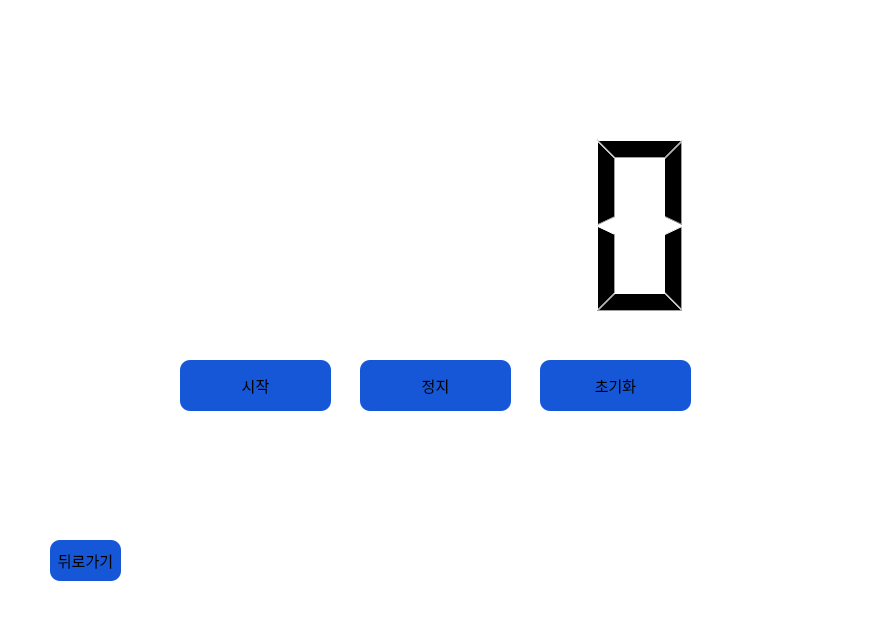
<?xml version="1.0" encoding="UTF-8"?>
<ui version="4.0">
 <class>Form</class>
 <widget class="QWidget" name="Form">
  <property name="geometry">
   <rect>
    <x>0</x>
    <y>0</y>
    <width>893</width>
    <height>622</height>
   </rect>
  </property>
  <property name="palette">
   <palette>
    <active>
     <colorrole role="Button">
      <brush brushstyle="SolidPattern">
       <color alpha="255">
        <red>255</red>
        <green>255</green>
        <blue>255</blue>
       </color>
      </brush>
     </colorrole>
     <colorrole role="Light">
      <brush brushstyle="SolidPattern">
       <color alpha="255">
        <red>255</red>
        <green>255</green>
        <blue>255</blue>
       </color>
      </brush>
     </colorrole>
     <colorrole role="Base">
      <brush brushstyle="SolidPattern">
       <color alpha="255">
        <red>255</red>
        <green>255</green>
        <blue>255</blue>
       </color>
      </brush>
     </colorrole>
     <colorrole role="Window">
      <brush brushstyle="SolidPattern">
       <color alpha="255">
        <red>255</red>
        <green>255</green>
        <blue>255</blue>
       </color>
      </brush>
     </colorrole>
     <colorrole role="NoRole">
      <brush brushstyle="SolidPattern">
       <color alpha="255">
        <red>170</red>
        <green>255</green>
        <blue>255</blue>
       </color>
      </brush>
     </colorrole>
    </active>
    <inactive>
     <colorrole role="Button">
      <brush brushstyle="SolidPattern">
       <color alpha="255">
        <red>255</red>
        <green>255</green>
        <blue>255</blue>
       </color>
      </brush>
     </colorrole>
     <colorrole role="Light">
      <brush brushstyle="SolidPattern">
       <color alpha="255">
        <red>255</red>
        <green>255</green>
        <blue>255</blue>
       </color>
      </brush>
     </colorrole>
     <colorrole role="Base">
      <brush brushstyle="SolidPattern">
       <color alpha="255">
        <red>255</red>
        <green>255</green>
        <blue>255</blue>
       </color>
      </brush>
     </colorrole>
     <colorrole role="Window">
      <brush brushstyle="SolidPattern">
       <color alpha="255">
        <red>255</red>
        <green>255</green>
        <blue>255</blue>
       </color>
      </brush>
     </colorrole>
     <colorrole role="NoRole">
      <brush brushstyle="SolidPattern">
       <color alpha="255">
        <red>170</red>
        <green>255</green>
        <blue>255</blue>
       </color>
      </brush>
     </colorrole>
    </inactive>
    <disabled>
     <colorrole role="Button">
      <brush brushstyle="SolidPattern">
       <color alpha="255">
        <red>255</red>
        <green>255</green>
        <blue>255</blue>
       </color>
      </brush>
     </colorrole>
     <colorrole role="Light">
      <brush brushstyle="SolidPattern">
       <color alpha="255">
        <red>255</red>
        <green>255</green>
        <blue>255</blue>
       </color>
      </brush>
     </colorrole>
     <colorrole role="Base">
      <brush brushstyle="SolidPattern">
       <color alpha="255">
        <red>255</red>
        <green>255</green>
        <blue>255</blue>
       </color>
      </brush>
     </colorrole>
     <colorrole role="Window">
      <brush brushstyle="SolidPattern">
       <color alpha="255">
        <red>255</red>
        <green>255</green>
        <blue>255</blue>
       </color>
      </brush>
     </colorrole>
     <colorrole role="NoRole">
      <brush brushstyle="SolidPattern">
       <color alpha="255">
        <red>170</red>
        <green>255</green>
        <blue>255</blue>
       </color>
      </brush>
     </colorrole>
    </disabled>
   </palette>
  </property>
  <property name="windowTitle">
   <string>Form</string>
  </property>
  <widget class="QPushButton" name="PauseButton">
   <property name="geometry">
    <rect>
     <x>360</x>
     <y>360</y>
     <width>151</width>
     <height>51</height>
    </rect>
   </property>
   <property name="palette">
    <palette>
     <active>
      <colorrole role="Button">
       <brush brushstyle="SolidPattern">
        <color alpha="255">
         <red>22</red>
         <green>87</green>
         <blue>216</blue>
        </color>
       </brush>
      </colorrole>
      <colorrole role="Base">
       <brush brushstyle="SolidPattern">
        <color alpha="255">
         <red>22</red>
         <green>87</green>
         <blue>216</blue>
        </color>
       </brush>
      </colorrole>
      <colorrole role="Window">
       <brush brushstyle="SolidPattern">
        <color alpha="255">
         <red>22</red>
         <green>87</green>
         <blue>216</blue>
        </color>
       </brush>
      </colorrole>
     </active>
     <inactive>
      <colorrole role="Button">
       <brush brushstyle="SolidPattern">
        <color alpha="255">
         <red>22</red>
         <green>87</green>
         <blue>216</blue>
        </color>
       </brush>
      </colorrole>
      <colorrole role="Base">
       <brush brushstyle="SolidPattern">
        <color alpha="255">
         <red>22</red>
         <green>87</green>
         <blue>216</blue>
        </color>
       </brush>
      </colorrole>
      <colorrole role="Window">
       <brush brushstyle="SolidPattern">
        <color alpha="255">
         <red>22</red>
         <green>87</green>
         <blue>216</blue>
        </color>
       </brush>
      </colorrole>
     </inactive>
     <disabled>
      <colorrole role="Button">
       <brush brushstyle="SolidPattern">
        <color alpha="255">
         <red>22</red>
         <green>87</green>
         <blue>216</blue>
        </color>
       </brush>
      </colorrole>
      <colorrole role="Base">
       <brush brushstyle="SolidPattern">
        <color alpha="255">
         <red>22</red>
         <green>87</green>
         <blue>216</blue>
        </color>
       </brush>
      </colorrole>
      <colorrole role="Window">
       <brush brushstyle="SolidPattern">
        <color alpha="255">
         <red>22</red>
         <green>87</green>
         <blue>216</blue>
        </color>
       </brush>
      </colorrole>
     </disabled>
    </palette>
   </property>
   <property name="font">
    <font>
     <pointsize>-1</pointsize>
    </font>
   </property>
   <property name="focusPolicy">
    <enum>Qt::StrongFocus</enum>
   </property>
   <property name="styleSheet">
    <string notr="true">QPushButton{
background-color:rgb(22, 87, 216);
border-radius:10px;
font-size:15px;
}</string>
   </property>
   <property name="text">
    <string>정지</string>
   </property>
  </widget>
  <widget class="QToolButton" name="BackButton">
   <property name="geometry">
    <rect>
     <x>50</x>
     <y>540</y>
     <width>71</width>
     <height>41</height>
    </rect>
   </property>
   <property name="font">
    <font>
     <pointsize>-1</pointsize>
    </font>
   </property>
   <property name="styleSheet">
    <string notr="true">QToolButton{
background-color:rgb(22, 87, 216);
border-radius:10px;
font-size:15px;
}</string>
   </property>
   <property name="text">
    <string>뒤로가기</string>
   </property>
  </widget>
  <widget class="QLCDNumber" name="lcdNumber">
   <property name="geometry">
    <rect>
     <x>170</x>
     <y>120</y>
     <width>531</width>
     <height>211</height>
    </rect>
   </property>
   <property name="styleSheet">
    <string notr="true">QLCDNumber{
background-color:#FFFFFF;
border-radius:10px;
}</string>
   </property>
   <property name="frameShape">
    <enum>QFrame::WinPanel</enum>
   </property>
   <property name="digitCount">
    <number>5</number>
   </property>
  </widget>
  <widget class="QPushButton" name="StartButton">
   <property name="geometry">
    <rect>
     <x>180</x>
     <y>360</y>
     <width>151</width>
     <height>51</height>
    </rect>
   </property>
   <property name="font">
    <font>
     <pointsize>-1</pointsize>
    </font>
   </property>
   <property name="styleSheet">
    <string notr="true">QPushButton{
background-color:rgb(22, 87, 216);
border-radius:10px;
font-size:15px;
}</string>
   </property>
   <property name="text">
    <string>시작</string>
   </property>
  </widget>
  <widget class="QPushButton" name="ResetButton">
   <property name="geometry">
    <rect>
     <x>540</x>
     <y>360</y>
     <width>151</width>
     <height>51</height>
    </rect>
   </property>
   <property name="font">
    <font>
     <pointsize>-1</pointsize>
    </font>
   </property>
   <property name="styleSheet">
    <string notr="true">QPushButton{
background-color:rgb(22, 87, 216);
border-radius:10px;
font-size:15px;
}</string>
   </property>
   <property name="text">
    <string>초기화</string>
   </property>
  </widget>
  <widget class="QLabel" name="label">
   <property name="geometry">
    <rect>
     <x>-5</x>
     <y>1</y>
     <width>901</width>
     <height>621</height>
    </rect>
   </property>
   <property name="text">
    <string/>
   </property>
   <property name="pixmap">
    <pixmap resource="Timerbackground.qrc">:/background/assets/Background.png</pixmap>
   </property>
  </widget>
  <widget class="QLabel" name="label_2">
   <property name="geometry">
    <rect>
     <x>170</x>
     <y>360</y>
     <width>171</width>
     <height>51</height>
    </rect>
   </property>
   <property name="text">
    <string/>
   </property>
   <property name="pixmap">
    <pixmap resource="TimerButton.qrc">:/button/assets/TimerStart.png</pixmap>
   </property>
  </widget>
  <widget class="QLabel" name="label_3">
   <property name="geometry">
    <rect>
     <x>350</x>
     <y>360</y>
     <width>171</width>
     <height>51</height>
    </rect>
   </property>
   <property name="text">
    <string/>
   </property>
   <property name="pixmap">
    <pixmap resource="TimerButton.qrc">:/button/assets/TimerStop.png</pixmap>
   </property>
  </widget>
  <widget class="QLabel" name="label_4">
   <property name="geometry">
    <rect>
     <x>530</x>
     <y>360</y>
     <width>171</width>
     <height>51</height>
    </rect>
   </property>
   <property name="text">
    <string/>
   </property>
   <property name="pixmap">
    <pixmap resource="TimerButton.qrc">:/button/assets/TimerReset.png</pixmap>
   </property>
  </widget>
  <widget class="QLabel" name="label_5">
   <property name="geometry">
    <rect>
     <x>40</x>
     <y>540</y>
     <width>101</width>
     <height>41</height>
    </rect>
   </property>
   <property name="text">
    <string/>
   </property>
   <property name="pixmap">
    <pixmap resource="TimerButton.qrc">:/button/assets/TimerBack.png</pixmap>
   </property>
  </widget>
  <zorder>label</zorder>
  <zorder>label_5</zorder>
  <zorder>label_4</zorder>
  <zorder>label_3</zorder>
  <zorder>label_2</zorder>
  <zorder>PauseButton</zorder>
  <zorder>BackButton</zorder>
  <zorder>lcdNumber</zorder>
  <zorder>StartButton</zorder>
  <zorder>ResetButton</zorder>
 </widget>
 <resources>
  <include location="Timerbackground.qrc"/>
  <include location="TimerButton.qrc"/>
  <include location="TimerContent.qrc"/>
 </resources>
 <connections/>
</ui>
